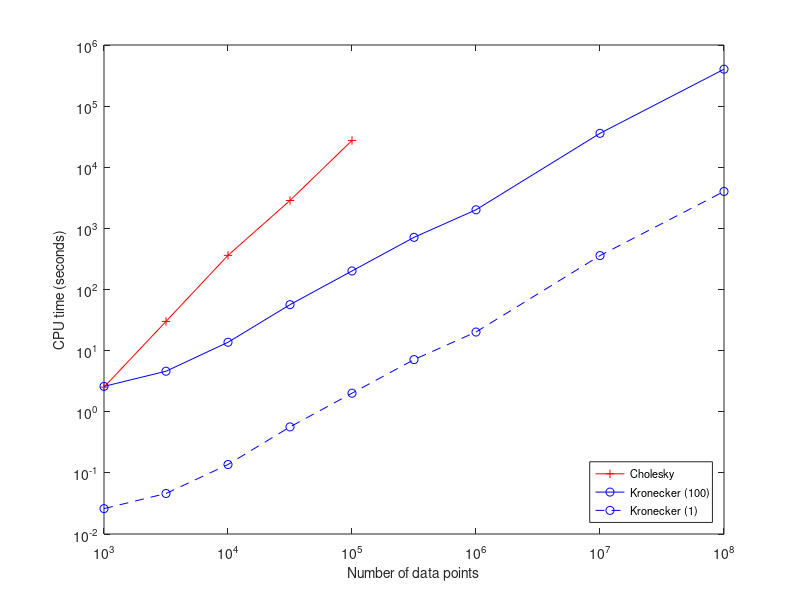

This chart was generated by the following MATLAB code: (Note: this script raises an error after producing the figure.)
function aistats2012_plot_comparison()

% Results for F
N_chol = [10^3.0 10^3.5 10^4.0 10^4.5 10^5.0  10^5.5];
t_chol = [  2.53  30.05 362.22 2859.2 27451.8  NaN  ];
% $$$ t_chol = [  0.96   10.4    151   1078  11036];
N_kron = [10^3.0 10^3.5 10^4.0 10^4.5 10^5.0 10^5.5 10^6.0 10^7.0 10^8.0];
t_kron = [0.026   0.046  0.137  0.565   2.01   7.13  20.15  358.8   4017];
% $$$ t_kron = [0.012    0.06   0.56   1.09   1.93   15.2    108   1200];

figure
loglog(N_chol, t_chol, 'r+-');
hold on
loglog(N_kron, t_kron*1e2, 'bo-');
loglog(N_kron, t_kron, 'bo--');
hl = legend({'Cholesky', 'Kronecker (100)', 'Kronecker (1)'}, ...
       'Location', 'SouthEast');
% $$$ hl = legend({'Cholesky (exact)', 'Kronecker (100 samples)', 'Kronecker (1 sample)'}, ...
% $$$        'Location', 'SouthEast');
hx = xlabel('Number of data points');
hy = ylabel('CPU time (seconds)');
set(gca, 'FontSize', 10);
set(hl, 'FontSize', 8);
set(hx, 'FontSize', 10);
set(hy, 'FontSize', 10);
set(gca, 'xlim', [1e3 1e8])
set(gca, 'xtick', [1e3 1e4 1e5 1e6 1e7 1e8])
set(gca, 'xminortick', 'off')
set(gca, 'yminortick', 'off')
set(gca, 'ylim', [1e-2, 1e6])
decades_equal(gca);
%set(gca, 'Box', 'off' );
set_figure_size(10,11)
print('-depsc2', '/home/jluttine/papers/gpkron/figures/fig_artificial_f');

% Results for theta
N_chol = [10^(3.0) 10^(3.5) 10^(4.0) 10^(4.5) 10^(5.0)];
t_chol = [  25.221  100.168  572.920 2490.262     NaN];
t_chol2 = [  8.247   40.374  170.632  873.243     NaN];
% $$$ t_chol = [   7.36     36.5     96.9      956     4092];
% $$$ t_chol2 = [  4.90     19.0     69.4      333     1605];
N_kron = [ 10^3.0 10^3.5 10^4.0 10^4.5 10^5.0  10^6.0   10^7.0 10^8.0];
t_kron = [  6.274 11.739 64.465 60.628 241.449 3365.156  63264    NaN];
t_kron2 =[  0.047  0.131  0.238  0.785   2.443   27.045    450    NaN];
% $$$ t_kron = [    0.9    5.6   37.4   50.7    125   1017   5801    NaN];
% $$$ t_kron2 =[   0.03   0.13    0.8    1.5    2.5   18.5    133   1500];

figure
loglog(N_chol, t_chol, 'r+-');
hold on
loglog(N_chol, t_chol2, 'r+--');
loglog(N_kron, t_kron, 'bo-');
loglog(N_kron, t_kron2, 'bo--');
hl = legend({'Cholesky (eff.)', 'Cholesky (single)', ...
             'Kronecker (eff.)',  'Kronecker (single)'}, ...
       'Location', 'SouthEast');
hx = xlabel('Number of data points');
hy = ylabel('CPU time (seconds)');
set(gca, 'FontSize', 10);
set(hl, 'FontSize', 8);
set(hx, 'FontSize', 10);
set(hy, 'FontSize', 10);
set(gca, 'xlim', [1e3 1e7])
set(gca, 'ylim', [1e-2, 1e5])
set(gca, 'xtick', [1e3 1e4 1e5 1e6 1e7])
set(gca, 'xminortick', 'off')
set(gca, 'yminortick', 'off')
decades_equal(gca);
%set(gca, 'Box', 'off' );
set_figure_size(10,11)
print('-depsc2', '/home/jluttine/papers/gpkron/figures/fig_artificial_theta');
